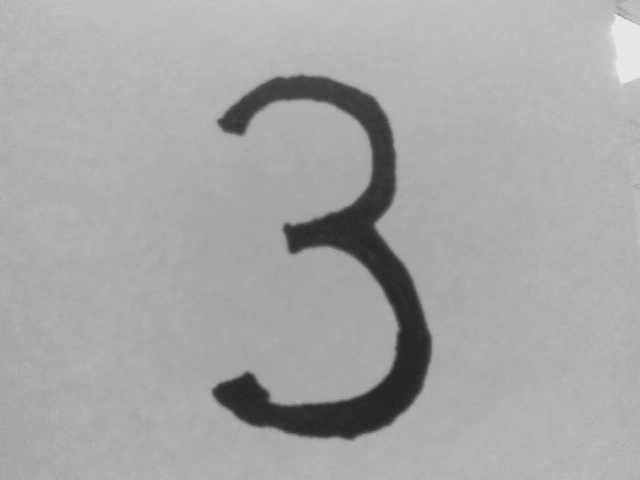
#> input picture test_model/123.jpg, 640 x 480 px
$ python image_procees.py
#> lines starting #> are read from the running program, lines starting #| are printed output that depends on the picture; after the words box and inside, x2 and y2 are one past the last pixel; in counts of white or black regions, pixels touching at a corner belong together
#!/usr/bin/env python
# -*- coding:utf-8 -*-
import numpy as np
import cv2

#import matplotlib.pyplot as plt

img = cv2.imread('123.jpg', 0)
#> img is the input picture: shape (480, 640); min 34, max 234, mean 166.5

#濾波
ret1, th1 = cv2.threshold(img, 127, 255, cv2.THRESH_BINARY)
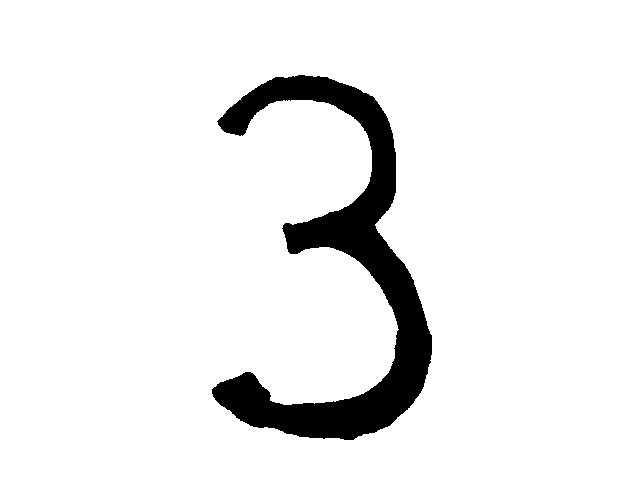
#> th1: shape (480, 640); 92.7% white; 1 black region, box (x1, y1, x2, y2) and area: (212, 75, 432, 440) 22485
#Otsu濾波
ret2,th2 = cv2.threshold(img, 0, 255, cv2.THRESH_BINARY+cv2.THRESH_OTSU)
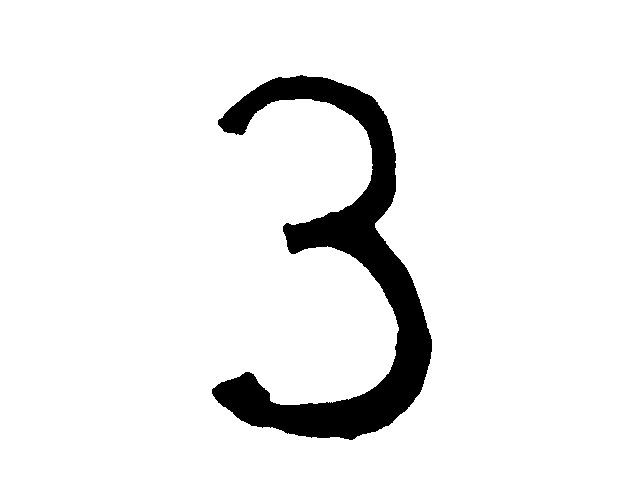
#> th2: shape (480, 640); 92.9% white; 1 black region, box (x1, y1, x2, y2) and area: (212, 75, 432, 440) 21791
#> ret2 = 115
#print ret2
#cv2.namedWindow("Image", cv2.WINDOW_NORMAL)
cv2.imshow('Image', img)
cv2.imshow('2', th1)
cv2.imshow('3', th2)
cv2.imwrite('trans1.jpg', th2)
#plt.subplot(222),plt.imshow(th1, 'gray')
#plt.subplot(223),plt.imshow(th2, 'gray')
#cv2.destroyAllWindows()
cv2.waitKey(0)

$ run again, with test_model/1.jpg copied over test_model/123.jpg
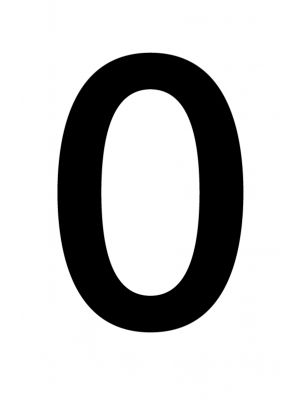
#> input picture test_model/1.jpg, 300 x 400 px
#> img is the input picture: shape (400, 300); min 0, max 255, mean 199.6
#> `ret1, th1 = cv2.threshold(img, 127, 255, cv2.THRESH_BINARY)`:
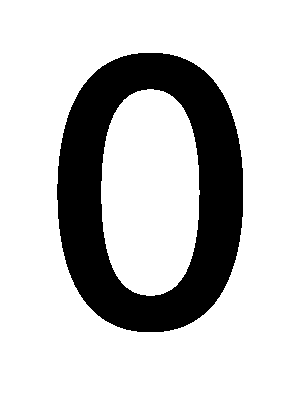
#> th1: shape (400, 300); 78.3% white; 1 black region, box (x1, y1, x2, y2) and area: (57, 53, 243, 332) 26052
#> th2: shape (400, 300); 78.3% white; 1 black region, box (x1, y1, x2, y2) and area: (57, 53, 243, 332) 26059
#> ret2 = 128

$ run again, with test_model/7.jpg copied over test_model/123.jpg
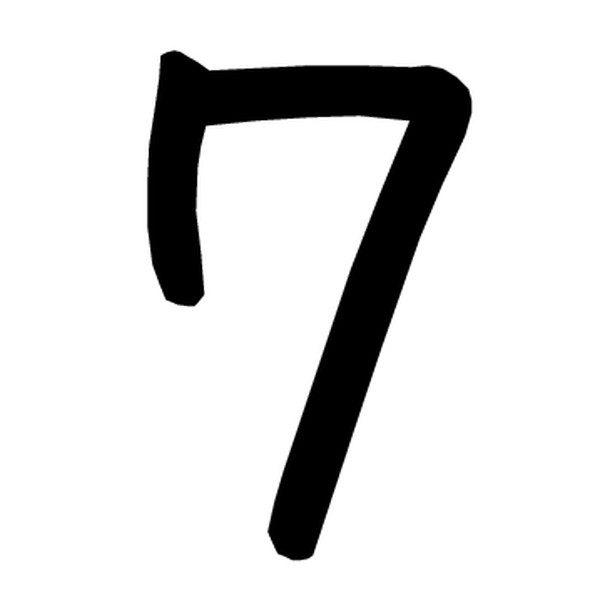
#> input picture test_model/7.jpg, 600 x 600 px
#> img is the input picture: shape (600, 600); min 0, max 255, mean 219.2
#> `ret1, th1 = cv2.threshold(img, 127, 255, cv2.THRESH_BINARY)`:
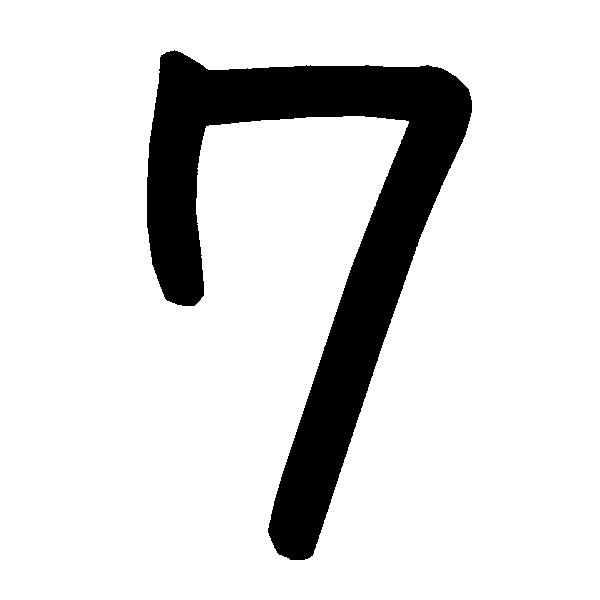
#> th1: shape (600, 600); 85.9% white; 1 black region, box (x1, y1, x2, y2) and area: (147, 50, 472, 560) 50591
#> th2: shape (600, 600); 85.9% white; 1 black region, box (x1, y1, x2, y2) and area: (147, 50, 472, 560) 50666
#> ret2 = 128
